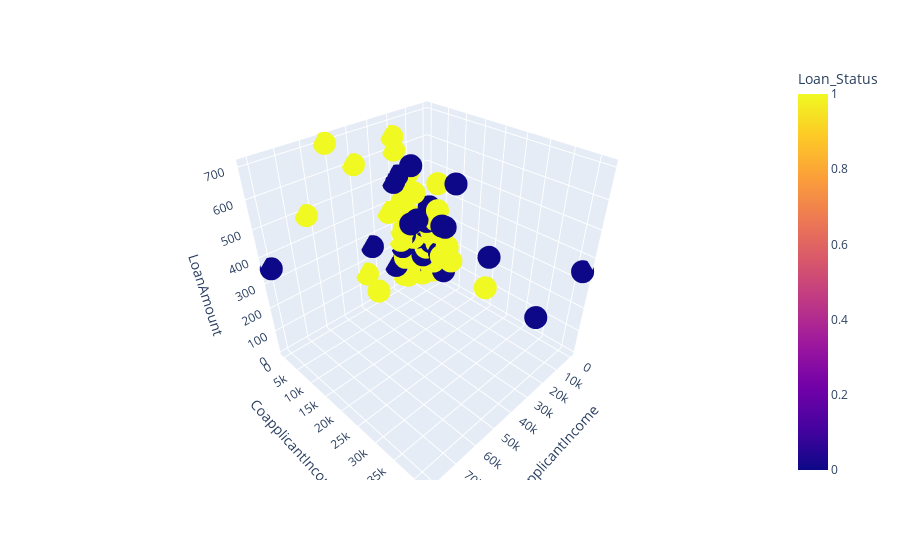

The code cell stored with this chart in its notebook:
### Code cell
# Create a 3D scatter plot
fig = px.scatter_3d(train_df, x='ApplicantIncome', y='CoapplicantIncome', z='LoanAmount', color='Loan_Status')

# Show the plot
fig.show()

### Figure 1 — Plotly figure (JSON) as saved in the notebook; plotly's stock layout.template omitted (floating-point values rounded to 4 significant figures; data arrays with more than 128 entries replaced by an {"elided": "..."} marker saying what was removed)
{"data": [{"hovertemplate": "ApplicantIncome=%{x}<br>CoapplicantIncome=%{y}<br>LoanAmount=%{z}<br>Loan_Status=%{marker.color}<extra></extra>", "legendgroup": "", "marker": {"color": {"elided": "614 int values"}, "coloraxis": "coloraxis", "symbol": "circle"}, "mode": "markers", "name": "", "scene": "scene", "showlegend": false, "type": "scatter3d", "x": {"elided": "614 int values"}, "y": {"elided": "614 float values"}, "z": {"elided": "614 int values"}}], "layout": {"coloraxis": {"colorbar": {"title": {"text": "Loan_Status"}}, "colorscale": [[0, "#0d0887"], [0.1111, "#46039f"], [0.2222, "#7201a8"], [0.3333, "#9c179e"], [0.4444, "#bd3786"], [0.5556, "#d8576b"], [0.6667, "#ed7953"], [0.7778, "#fb9f3a"], [0.8889, "#fdca26"], [1, "#f0f921"]]}, "legend": {"tracegroupgap": 0}, "margin": {"t": 60}, "scene": {"domain": {"x": [0, 1], "y": [0, 1]}, "xaxis": {"title": {"text": "ApplicantIncome"}}, "yaxis": {"title": {"text": "CoapplicantIncome"}}, "zaxis": {"title": {"text": "LoanAmount"}}}}}
